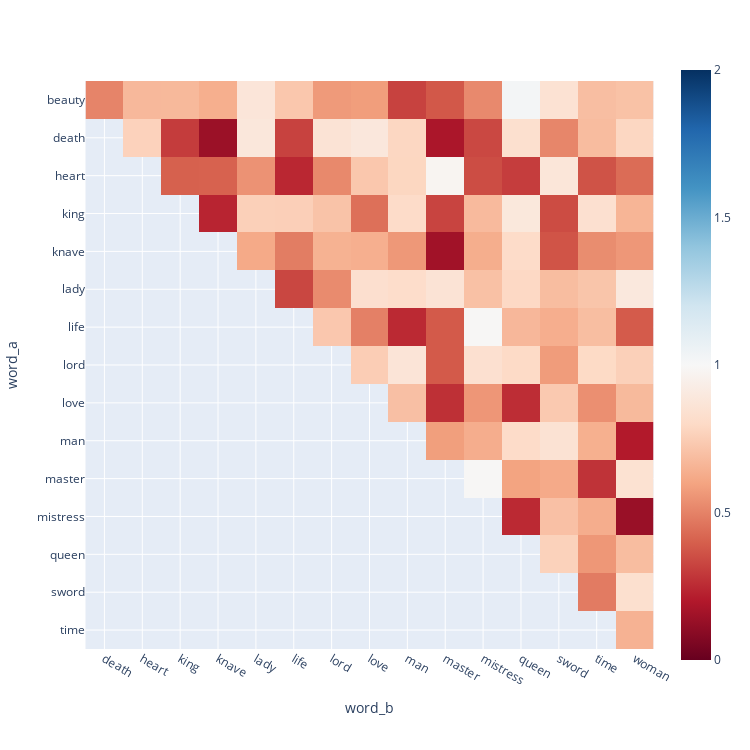

The code cell stored with this chart in its notebook:
### Code cell
px.imshow(WORD_PAIRS.reset_index().pivot(index='word_a', columns='word_b', values='cosine'),
          color_continuous_scale=px.colors.sequential.RdBu,
          zmin=0, zmax=2,
          width=750, height=750)

### Figure 1 — Plotly figure (JSON) as saved in the notebook; plotly's stock layout.template omitted (floating-point values rounded to 4 significant figures; data arrays with more than 128 entries replaced by an {"elided": "..."} marker saying what was removed)
{"data": [{"coloraxis": "coloraxis", "hovertemplate": "word_b: %{x}<br>word_a: %{y}<br>color: %{z}<extra></extra>", "name": "0", "type": "heatmap", "x": ["death", "heart", "king", "knave", "lady", "life", "lord", "love", "man", "master", "mistress", "queen", "sword", "time", "woman"], "xaxis": "x", "y": ["beauty", "death", "heart", "king", "knave", "lady", "life", "lord", "love", "man", "master", "mistress", "queen", "sword", "time"], "yaxis": "y", "z": {"elided": "15x15 float values"}}], "layout": {"coloraxis": {"cmax": 2, "cmin": 0, "colorscale": [[0, "rgb(103,0,31)"], [0.1, "rgb(178,24,43)"], [0.2, "rgb(214,96,77)"], [0.3, "rgb(244,165,130)"], [0.4, "rgb(253,219,199)"], [0.5, "rgb(247,247,247)"], [0.6, "rgb(209,229,240)"], [0.7, "rgb(146,197,222)"], [0.8, "rgb(67,147,195)"], [0.9, "rgb(33,102,172)"], [1, "rgb(5,48,97)"]]}, "height": 750, "margin": {"t": 60}, "width": 750, "xaxis": {"anchor": "y", "autorange": true, "constrain": "domain", "domain": [0, 1], "range": [-0.5, 14.5], "scaleanchor": "y", "title": {"text": "word_b"}, "type": "category"}, "yaxis": {"anchor": "x", "autorange": true, "constrain": "domain", "domain": [0.03443, 0.9656], "range": [14.5, -0.5], "title": {"text": "word_a"}, "type": "category"}}}
